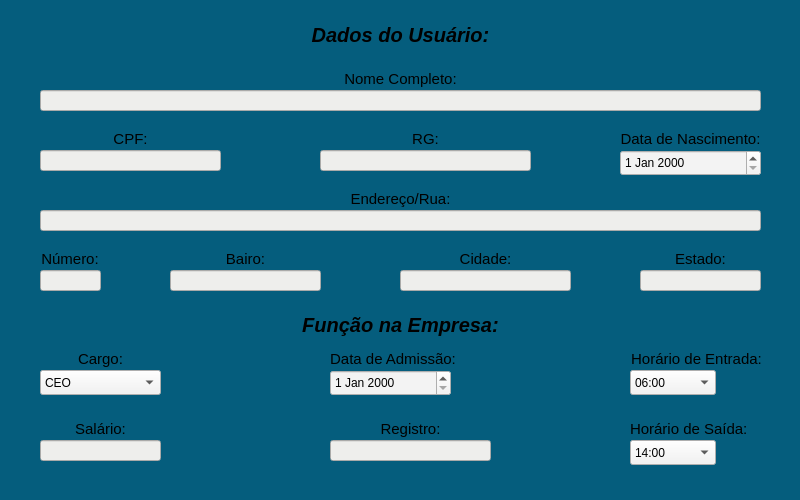
<?xml version="1.0" encoding="UTF-8"?>
<ui version="4.0">
 <class>CadastrodeUsurios</class>
 <widget class="QMainWindow" name="CadastrodeUsurios">
  <property name="geometry">
   <rect>
    <x>0</x>
    <y>0</y>
    <width>800</width>
    <height>500</height>
   </rect>
  </property>
  <property name="windowTitle">
   <string>Cadastro de Usuários</string>
  </property>
  <property name="styleSheet">
   <string notr="true">background-color: rgb(5, 93, 125);</string>
  </property>
  <widget class="QWidget" name="centralwidget">
   <widget class="QLabel" name="label">
    <property name="geometry">
     <rect>
      <x>290</x>
      <y>20</y>
      <width>221</width>
      <height>31</height>
     </rect>
    </property>
    <property name="font">
     <font>
      <pointsize>15</pointsize>
      <weight>75</weight>
      <italic>true</italic>
      <bold>true</bold>
     </font>
    </property>
    <property name="toolTip">
     <string/>
    </property>
    <property name="text">
     <string>&lt;html&gt;&lt;head/&gt;&lt;body&gt;&lt;p align=&quot;center&quot;&gt;Dados do Usuário:&lt;/p&gt;&lt;/body&gt;&lt;/html&gt;</string>
    </property>
    <property name="alignment">
     <set>Qt::AlignCenter</set>
    </property>
   </widget>
   <widget class="QLabel" name="label_2">
    <property name="geometry">
     <rect>
      <x>40</x>
      <y>70</y>
      <width>721</width>
      <height>17</height>
     </rect>
    </property>
    <property name="font">
     <font>
      <pointsize>11</pointsize>
      <weight>50</weight>
      <italic>false</italic>
      <bold>false</bold>
     </font>
    </property>
    <property name="toolTip">
     <string/>
    </property>
    <property name="text">
     <string>&lt;html&gt;&lt;head/&gt;&lt;body&gt;&lt;p align=&quot;center&quot;&gt;Nome Completo:&lt;/p&gt;&lt;/body&gt;&lt;/html&gt;</string>
    </property>
    <property name="alignment">
     <set>Qt::AlignCenter</set>
    </property>
   </widget>
   <widget class="QLabel" name="label_3">
    <property name="geometry">
     <rect>
      <x>40</x>
      <y>130</y>
      <width>181</width>
      <height>17</height>
     </rect>
    </property>
    <property name="font">
     <font>
      <pointsize>11</pointsize>
      <weight>50</weight>
      <italic>false</italic>
      <bold>false</bold>
     </font>
    </property>
    <property name="toolTip">
     <string/>
    </property>
    <property name="text">
     <string>&lt;html&gt;&lt;head/&gt;&lt;body&gt;&lt;p align=&quot;center&quot;&gt;CPF:&lt;/p&gt;&lt;/body&gt;&lt;/html&gt;</string>
    </property>
    <property name="alignment">
     <set>Qt::AlignCenter</set>
    </property>
   </widget>
   <widget class="QLabel" name="label_4">
    <property name="geometry">
     <rect>
      <x>320</x>
      <y>130</y>
      <width>211</width>
      <height>17</height>
     </rect>
    </property>
    <property name="font">
     <font>
      <pointsize>11</pointsize>
      <weight>50</weight>
      <italic>false</italic>
      <bold>false</bold>
     </font>
    </property>
    <property name="toolTip">
     <string/>
    </property>
    <property name="text">
     <string>&lt;html&gt;&lt;head/&gt;&lt;body&gt;&lt;p align=&quot;center&quot;&gt;RG:&lt;/p&gt;&lt;/body&gt;&lt;/html&gt;</string>
    </property>
    <property name="alignment">
     <set>Qt::AlignCenter</set>
    </property>
   </widget>
   <widget class="QLabel" name="label_5">
    <property name="geometry">
     <rect>
      <x>620</x>
      <y>130</y>
      <width>141</width>
      <height>17</height>
     </rect>
    </property>
    <property name="font">
     <font>
      <pointsize>11</pointsize>
      <weight>50</weight>
      <italic>false</italic>
      <bold>false</bold>
     </font>
    </property>
    <property name="toolTip">
     <string/>
    </property>
    <property name="text">
     <string>&lt;html&gt;&lt;head/&gt;&lt;body&gt;&lt;p align=&quot;center&quot;&gt;Data de Nascimento:&lt;/p&gt;&lt;/body&gt;&lt;/html&gt;</string>
    </property>
    <property name="alignment">
     <set>Qt::AlignCenter</set>
    </property>
   </widget>
   <widget class="QLineEdit" name="cpf">
    <property name="geometry">
     <rect>
      <x>40</x>
      <y>150</y>
      <width>181</width>
      <height>21</height>
     </rect>
    </property>
    <property name="toolTip">
     <string notr="true"/>
    </property>
    <property name="styleSheet">
     <string notr="true">background-color: rgb(238, 238, 236);</string>
    </property>
    <property name="text">
     <string/>
    </property>
    <property name="alignment">
     <set>Qt::AlignCenter</set>
    </property>
   </widget>
   <widget class="QLineEdit" name="rg">
    <property name="geometry">
     <rect>
      <x>320</x>
      <y>150</y>
      <width>211</width>
      <height>21</height>
     </rect>
    </property>
    <property name="toolTip">
     <string notr="true"/>
    </property>
    <property name="styleSheet">
     <string notr="true">background-color: rgb(238, 238, 236);</string>
    </property>
    <property name="text">
     <string/>
    </property>
    <property name="alignment">
     <set>Qt::AlignCenter</set>
    </property>
   </widget>
   <widget class="QLineEdit" name="nome">
    <property name="geometry">
     <rect>
      <x>40</x>
      <y>90</y>
      <width>721</width>
      <height>21</height>
     </rect>
    </property>
    <property name="toolTip">
     <string notr="true"/>
    </property>
    <property name="styleSheet">
     <string notr="true">background-color: rgb(238, 238, 236);</string>
    </property>
    <property name="text">
     <string/>
    </property>
    <property name="alignment">
     <set>Qt::AlignCenter</set>
    </property>
   </widget>
   <widget class="QLabel" name="label_6">
    <property name="geometry">
     <rect>
      <x>40</x>
      <y>190</y>
      <width>721</width>
      <height>17</height>
     </rect>
    </property>
    <property name="font">
     <font>
      <pointsize>11</pointsize>
      <weight>50</weight>
      <italic>false</italic>
      <bold>false</bold>
     </font>
    </property>
    <property name="toolTip">
     <string/>
    </property>
    <property name="text">
     <string>&lt;html&gt;&lt;head/&gt;&lt;body&gt;&lt;p align=&quot;center&quot;&gt;Endereço/Rua:&lt;/p&gt;&lt;/body&gt;&lt;/html&gt;</string>
    </property>
    <property name="alignment">
     <set>Qt::AlignCenter</set>
    </property>
   </widget>
   <widget class="QLineEdit" name="rua">
    <property name="geometry">
     <rect>
      <x>40</x>
      <y>210</y>
      <width>721</width>
      <height>21</height>
     </rect>
    </property>
    <property name="toolTip">
     <string notr="true"/>
    </property>
    <property name="styleSheet">
     <string notr="true">background-color: rgb(238, 238, 236);</string>
    </property>
    <property name="text">
     <string/>
    </property>
    <property name="alignment">
     <set>Qt::AlignCenter</set>
    </property>
   </widget>
   <widget class="QLabel" name="label_7">
    <property name="geometry">
     <rect>
      <x>170</x>
      <y>250</y>
      <width>151</width>
      <height>17</height>
     </rect>
    </property>
    <property name="font">
     <font>
      <pointsize>11</pointsize>
      <weight>50</weight>
      <italic>false</italic>
      <bold>false</bold>
     </font>
    </property>
    <property name="toolTip">
     <string/>
    </property>
    <property name="text">
     <string>&lt;html&gt;&lt;head/&gt;&lt;body&gt;&lt;p align=&quot;center&quot;&gt;Bairo:&lt;/p&gt;&lt;/body&gt;&lt;/html&gt;</string>
    </property>
    <property name="alignment">
     <set>Qt::AlignCenter</set>
    </property>
   </widget>
   <widget class="QLabel" name="label_8">
    <property name="geometry">
     <rect>
      <x>40</x>
      <y>250</y>
      <width>60</width>
      <height>17</height>
     </rect>
    </property>
    <property name="font">
     <font>
      <pointsize>11</pointsize>
      <weight>50</weight>
      <italic>false</italic>
      <bold>false</bold>
     </font>
    </property>
    <property name="toolTip">
     <string/>
    </property>
    <property name="text">
     <string>&lt;html&gt;&lt;head/&gt;&lt;body&gt;&lt;p align=&quot;center&quot;&gt;Número:&lt;/p&gt;&lt;/body&gt;&lt;/html&gt;</string>
    </property>
    <property name="alignment">
     <set>Qt::AlignCenter</set>
    </property>
   </widget>
   <widget class="QLineEdit" name="numero_casa">
    <property name="geometry">
     <rect>
      <x>40</x>
      <y>270</y>
      <width>61</width>
      <height>21</height>
     </rect>
    </property>
    <property name="toolTip">
     <string notr="true"/>
    </property>
    <property name="styleSheet">
     <string notr="true">background-color: rgb(238, 238, 236);</string>
    </property>
    <property name="text">
     <string/>
    </property>
    <property name="alignment">
     <set>Qt::AlignCenter</set>
    </property>
   </widget>
   <widget class="QLineEdit" name="bairro">
    <property name="geometry">
     <rect>
      <x>170</x>
      <y>270</y>
      <width>151</width>
      <height>21</height>
     </rect>
    </property>
    <property name="toolTip">
     <string notr="true"/>
    </property>
    <property name="styleSheet">
     <string notr="true">background-color: rgb(238, 238, 236);</string>
    </property>
    <property name="text">
     <string/>
    </property>
    <property name="alignment">
     <set>Qt::AlignCenter</set>
    </property>
   </widget>
   <widget class="QLabel" name="label_9">
    <property name="geometry">
     <rect>
      <x>640</x>
      <y>250</y>
      <width>121</width>
      <height>17</height>
     </rect>
    </property>
    <property name="font">
     <font>
      <pointsize>11</pointsize>
      <weight>50</weight>
      <italic>false</italic>
      <bold>false</bold>
     </font>
    </property>
    <property name="toolTip">
     <string/>
    </property>
    <property name="text">
     <string>&lt;html&gt;&lt;head/&gt;&lt;body&gt;&lt;p align=&quot;center&quot;&gt;Estado:&lt;/p&gt;&lt;/body&gt;&lt;/html&gt;</string>
    </property>
    <property name="alignment">
     <set>Qt::AlignCenter</set>
    </property>
   </widget>
   <widget class="QLineEdit" name="estado">
    <property name="geometry">
     <rect>
      <x>640</x>
      <y>270</y>
      <width>121</width>
      <height>21</height>
     </rect>
    </property>
    <property name="toolTip">
     <string notr="true"/>
    </property>
    <property name="styleSheet">
     <string notr="true">background-color: rgb(238, 238, 236);</string>
    </property>
    <property name="text">
     <string/>
    </property>
    <property name="alignment">
     <set>Qt::AlignCenter</set>
    </property>
   </widget>
   <widget class="QLabel" name="label_10">
    <property name="geometry">
     <rect>
      <x>400</x>
      <y>250</y>
      <width>171</width>
      <height>17</height>
     </rect>
    </property>
    <property name="font">
     <font>
      <pointsize>11</pointsize>
      <weight>50</weight>
      <italic>false</italic>
      <bold>false</bold>
     </font>
    </property>
    <property name="toolTip">
     <string/>
    </property>
    <property name="text">
     <string>&lt;html&gt;&lt;head/&gt;&lt;body&gt;&lt;p align=&quot;center&quot;&gt;Cidade:&lt;/p&gt;&lt;/body&gt;&lt;/html&gt;</string>
    </property>
    <property name="alignment">
     <set>Qt::AlignCenter</set>
    </property>
   </widget>
   <widget class="QLineEdit" name="cidade">
    <property name="geometry">
     <rect>
      <x>400</x>
      <y>270</y>
      <width>171</width>
      <height>21</height>
     </rect>
    </property>
    <property name="toolTip">
     <string notr="true"/>
    </property>
    <property name="styleSheet">
     <string notr="true">background-color: rgb(238, 238, 236);</string>
    </property>
    <property name="text">
     <string/>
    </property>
    <property name="alignment">
     <set>Qt::AlignCenter</set>
    </property>
   </widget>
   <widget class="QLabel" name="label_11">
    <property name="geometry">
     <rect>
      <x>290</x>
      <y>310</y>
      <width>221</width>
      <height>31</height>
     </rect>
    </property>
    <property name="font">
     <font>
      <pointsize>15</pointsize>
      <weight>75</weight>
      <italic>true</italic>
      <bold>true</bold>
     </font>
    </property>
    <property name="toolTip">
     <string/>
    </property>
    <property name="text">
     <string>&lt;html&gt;&lt;head/&gt;&lt;body&gt;&lt;p align=&quot;center&quot;&gt;Função na Empresa:&lt;/p&gt;&lt;/body&gt;&lt;/html&gt;</string>
    </property>
    <property name="alignment">
     <set>Qt::AlignCenter</set>
    </property>
   </widget>
   <widget class="QComboBox" name="cargo">
    <property name="geometry">
     <rect>
      <x>40</x>
      <y>370</y>
      <width>121</width>
      <height>25</height>
     </rect>
    </property>
    <property name="styleSheet">
     <string notr="true">color: rgb(0, 0, 0);
background-color: rgb(243, 243, 243);</string>
    </property>
    <item>
     <property name="text">
      <string>CEO</string>
     </property>
    </item>
    <item>
     <property name="text">
      <string>Gerente</string>
     </property>
    </item>
    <item>
     <property name="text">
      <string>Infra</string>
     </property>
    </item>
    <item>
     <property name="text">
      <string>Técnicos</string>
     </property>
    </item>
    <item>
     <property name="text">
      <string>Atendentes</string>
     </property>
    </item>
   </widget>
   <widget class="QLabel" name="label_12">
    <property name="geometry">
     <rect>
      <x>40</x>
      <y>350</y>
      <width>121</width>
      <height>17</height>
     </rect>
    </property>
    <property name="font">
     <font>
      <pointsize>11</pointsize>
      <weight>50</weight>
      <italic>false</italic>
      <bold>false</bold>
     </font>
    </property>
    <property name="toolTip">
     <string/>
    </property>
    <property name="text">
     <string>&lt;html&gt;&lt;head/&gt;&lt;body&gt;&lt;p align=&quot;center&quot;&gt;Cargo:&lt;/p&gt;&lt;/body&gt;&lt;/html&gt;</string>
    </property>
    <property name="alignment">
     <set>Qt::AlignCenter</set>
    </property>
   </widget>
   <widget class="QLabel" name="label_13">
    <property name="geometry">
     <rect>
      <x>330</x>
      <y>350</y>
      <width>126</width>
      <height>17</height>
     </rect>
    </property>
    <property name="font">
     <font>
      <pointsize>11</pointsize>
      <weight>50</weight>
      <italic>false</italic>
      <bold>false</bold>
     </font>
    </property>
    <property name="toolTip">
     <string/>
    </property>
    <property name="text">
     <string>&lt;html&gt;&lt;head/&gt;&lt;body&gt;&lt;p align=&quot;center&quot;&gt;Data de Admissão:&lt;/p&gt;&lt;/body&gt;&lt;/html&gt;</string>
    </property>
    <property name="alignment">
     <set>Qt::AlignCenter</set>
    </property>
   </widget>
   <widget class="QDateEdit" name="data_admitido">
    <property name="geometry">
     <rect>
      <x>330</x>
      <y>370</y>
      <width>121</width>
      <height>26</height>
     </rect>
    </property>
    <property name="styleSheet">
     <string notr="true">color: rgb(0, 0, 0);
background-color: rgb(243, 243, 243);</string>
    </property>
   </widget>
   <widget class="QDateEdit" name="data_nascimento">
    <property name="geometry">
     <rect>
      <x>620</x>
      <y>150</y>
      <width>141</width>
      <height>26</height>
     </rect>
    </property>
    <property name="styleSheet">
     <string notr="true">color: rgb(0, 0, 0);
background-color: rgb(243, 243, 243);</string>
    </property>
   </widget>
   <widget class="QLabel" name="label_14">
    <property name="geometry">
     <rect>
      <x>40</x>
      <y>420</y>
      <width>121</width>
      <height>17</height>
     </rect>
    </property>
    <property name="font">
     <font>
      <pointsize>11</pointsize>
      <weight>50</weight>
      <italic>false</italic>
      <bold>false</bold>
     </font>
    </property>
    <property name="toolTip">
     <string/>
    </property>
    <property name="text">
     <string>&lt;html&gt;&lt;head/&gt;&lt;body&gt;&lt;p align=&quot;center&quot;&gt;Salário:&lt;/p&gt;&lt;/body&gt;&lt;/html&gt;</string>
    </property>
    <property name="alignment">
     <set>Qt::AlignCenter</set>
    </property>
   </widget>
   <widget class="QLineEdit" name="salario">
    <property name="geometry">
     <rect>
      <x>40</x>
      <y>440</y>
      <width>121</width>
      <height>21</height>
     </rect>
    </property>
    <property name="toolTip">
     <string notr="true">&lt;html&gt;&lt;head/&gt;&lt;body&gt;&lt;p&gt;salario&lt;/p&gt;&lt;/body&gt;&lt;/html&gt;</string>
    </property>
    <property name="styleSheet">
     <string notr="true">background-color: rgb(238, 238, 236);</string>
    </property>
    <property name="text">
     <string/>
    </property>
    <property name="alignment">
     <set>Qt::AlignCenter</set>
    </property>
   </widget>
   <widget class="QLabel" name="label_15">
    <property name="geometry">
     <rect>
      <x>630</x>
      <y>420</y>
      <width>116</width>
      <height>17</height>
     </rect>
    </property>
    <property name="font">
     <font>
      <pointsize>11</pointsize>
      <weight>50</weight>
      <italic>false</italic>
      <bold>false</bold>
     </font>
    </property>
    <property name="toolTip">
     <string/>
    </property>
    <property name="text">
     <string>&lt;html&gt;&lt;head/&gt;&lt;body&gt;&lt;p align=&quot;center&quot;&gt;Horário de Saída:&lt;/p&gt;&lt;/body&gt;&lt;/html&gt;</string>
    </property>
    <property name="alignment">
     <set>Qt::AlignCenter</set>
    </property>
   </widget>
   <widget class="QComboBox" name="horario_saida">
    <property name="geometry">
     <rect>
      <x>630</x>
      <y>440</y>
      <width>86</width>
      <height>25</height>
     </rect>
    </property>
    <property name="styleSheet">
     <string notr="true">color: rgb(0, 0, 0);
background-color: rgb(243, 243, 243);</string>
    </property>
    <item>
     <property name="text">
      <string>14:00</string>
     </property>
    </item>
    <item>
     <property name="text">
      <string>22:00</string>
     </property>
    </item>
    <item>
     <property name="text">
      <string>06:00</string>
     </property>
    </item>
   </widget>
   <widget class="QComboBox" name="horario_entrada">
    <property name="geometry">
     <rect>
      <x>630</x>
      <y>370</y>
      <width>86</width>
      <height>25</height>
     </rect>
    </property>
    <property name="styleSheet">
     <string notr="true">color: rgb(0, 0, 0);
background-color: rgb(243, 243, 243);</string>
    </property>
    <item>
     <property name="text">
      <string>06:00</string>
     </property>
    </item>
    <item>
     <property name="text">
      <string>14:00</string>
     </property>
    </item>
    <item>
     <property name="text">
      <string>22:00</string>
     </property>
    </item>
   </widget>
   <widget class="QLabel" name="label_16">
    <property name="geometry">
     <rect>
      <x>630</x>
      <y>350</y>
      <width>133</width>
      <height>17</height>
     </rect>
    </property>
    <property name="font">
     <font>
      <pointsize>11</pointsize>
      <weight>50</weight>
      <italic>false</italic>
      <bold>false</bold>
     </font>
    </property>
    <property name="toolTip">
     <string/>
    </property>
    <property name="text">
     <string>&lt;html&gt;&lt;head/&gt;&lt;body&gt;&lt;p align=&quot;center&quot;&gt;Horário de Entrada:&lt;/p&gt;&lt;/body&gt;&lt;/html&gt;</string>
    </property>
    <property name="alignment">
     <set>Qt::AlignCenter</set>
    </property>
   </widget>
   <widget class="QLabel" name="label_17">
    <property name="geometry">
     <rect>
      <x>330</x>
      <y>420</y>
      <width>161</width>
      <height>17</height>
     </rect>
    </property>
    <property name="font">
     <font>
      <pointsize>11</pointsize>
      <weight>50</weight>
      <italic>false</italic>
      <bold>false</bold>
     </font>
    </property>
    <property name="toolTip">
     <string/>
    </property>
    <property name="text">
     <string>&lt;html&gt;&lt;head/&gt;&lt;body&gt;&lt;p align=&quot;center&quot;&gt;Registro:&lt;/p&gt;&lt;/body&gt;&lt;/html&gt;</string>
    </property>
    <property name="alignment">
     <set>Qt::AlignCenter</set>
    </property>
   </widget>
   <widget class="QLineEdit" name="registro_funcionario">
    <property name="geometry">
     <rect>
      <x>330</x>
      <y>440</y>
      <width>161</width>
      <height>21</height>
     </rect>
    </property>
    <property name="toolTip">
     <string notr="true">&lt;html&gt;&lt;head/&gt;&lt;body&gt;&lt;p&gt;salario&lt;/p&gt;&lt;/body&gt;&lt;/html&gt;</string>
    </property>
    <property name="styleSheet">
     <string notr="true">background-color: rgb(238, 238, 236);</string>
    </property>
    <property name="text">
     <string/>
    </property>
    <property name="alignment">
     <set>Qt::AlignCenter</set>
    </property>
   </widget>
  </widget>
 </widget>
 <resources/>
 <connections/>
</ui>
